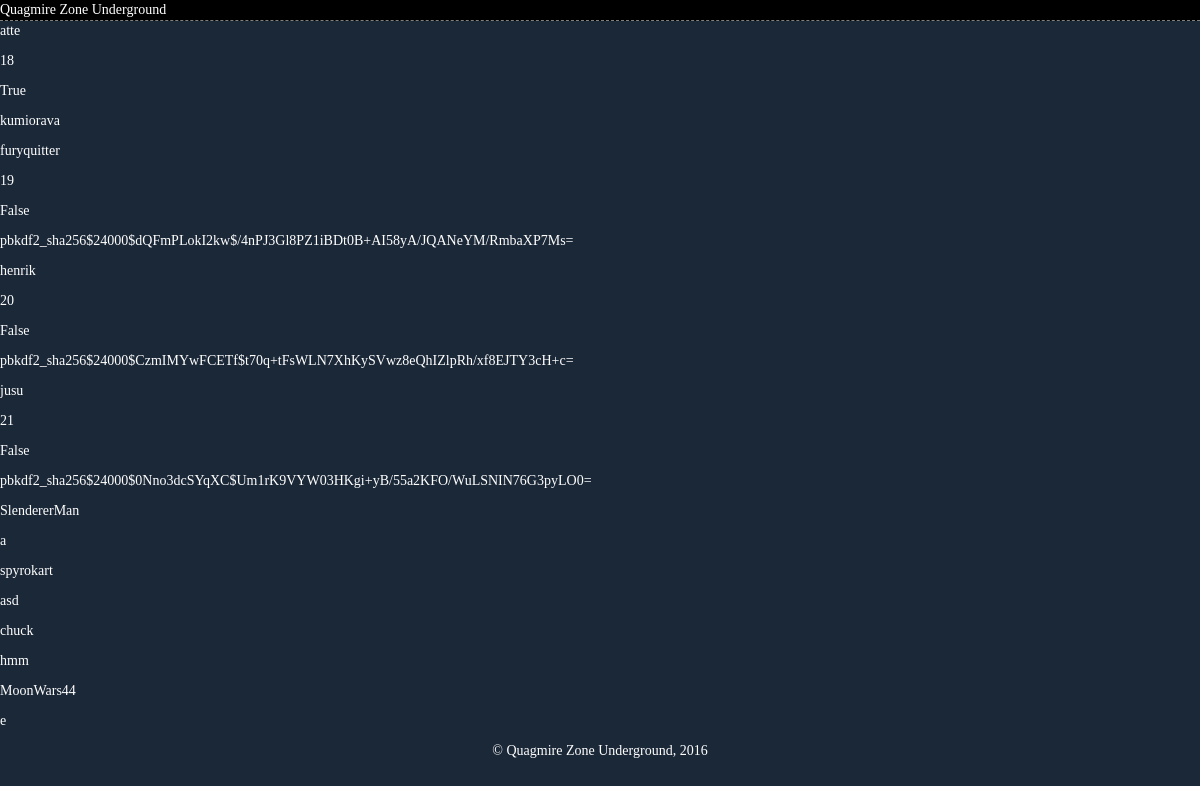
/test, run on the app's committed database.
### gamestore/models.py (models this page shows)
class UserExtension(models.Model):
    user = models.OneToOneField(
        User,
        on_delete=models.CASCADE,
        parent_link=False)
    isDeveloper = models.BooleanField(default=False)
    ownedGames = models.ManyToManyField('GamesOwned')

class Game(models.Model):
    name = models.CharField(max_length=80)
    URL = models.CharField(max_length=150, unique=True, validators=[URLAllowedChars])
    gameSource = models.URLField(max_length=300, unique=True)
    isPublic = models.BooleanField(default=False)
    genre = models.CharField(max_length=30, default=GENRE_UNSPECIFIED, choices=GAME_GENRES)
    description = models.TextField(blank=True) # TODO: Think about how to implement line feeds.
    image = models.URLField(blank=True)
    image2 = models.URLField(blank=True)
    developer = models.ForeignKey(
        User,
        on_delete=models.SET_NULL,
        null=True)
    price = models.DecimalField(max_digits=7, decimal_places=2, default=0)
    createDate = models.DateTimeField(auto_now_add=True, null=True)
    updateDate = models.DateTimeField(auto_now=True, null=True) # TODO: Not sure if works.

### gamestore/views.py (the view)
# urls.py: url(r'^test$', views.test)
def test(request):
	users = User.objects.all()
	games = Game.objects.all()
	return render(request, 'test.html', {'users': users, 'games': games})

### gamestore/templates/test.html (shortened to what this page needs)
{% load staticfiles %}
<html>
    <head>
        <link rel="stylesheet" href="https://maxcdn.bootstrapcdn.com/bootstrap/3.3.6/css/bootstrap.min.css">
        <link rel="stylesheet" type="text/css" href="{% static 'quagmire.css' %}">
    </head>
    <body>
        <header font-size="40px">
	        Quagmire Zone Underground
        </header>
        <div>
            {% for user in users %}
            <p> {{user}} </p>
            <p> {{user.id}} </p>
            <p> {{user.userextension.isDeveloper}} </p>
            <p> {{user.password}} </p>
            {% endfor %}
        </div>
        <div>
            {% for game in games %}
            <p> {{game.name}} </p>
            <p> {{game.URL}} </p>
            {% endfor %}
        </div>
        <footer>
	        &copy; Quagmire Zone Underground, 2016
        </footer>
    </body>
</html>

### gamestore/static/quagmire.css (style rules this page uses)
body { margin: 0; height: 100%; background: #1B2838; color: #FFFFFF; font-family: "Verdana"; }
header { width: 100%; background: #000000; border-bottom: 1px dashed gray; }
footer { width: 100%; text-align: center; margin: 6px 0; }

### data on the page
Game: name "SlendererMan", URL "a"
Game: name "spyrokart", URL "asd"
Game: name "chuck", URL "hmm"
Game: name "MoonWars44", URL "e"

### other printed values
{{ user }} "atte"
{{ user.id }} "18"
{{ user.userextension.isDeveloper }} "True"
{{ user.password }} "kumiorava"
{{ user }} "furyquitter"
{{ user.id }} "19"
{{ user.userextension.isDeveloper }} "False"
{{ user.password }} "pbkdf2_sha256$24000$dQFmPLokI2kw$/4nPJ3Gl8PZ1iBDt0B+AI58yA/JQANeYM/RmbaXP7Ms="
{{ user }} "henrik"
{{ user.id }} "20"
{{ user.password }} "pbkdf2_sha256$24000$CzmIMYwFCETf$t70q+tFsWLN7XhKySVwz8eQhIZlpRh/xf8EJTY3cH+c="
{{ user }} "jusu"
{{ user.id }} "21"
{{ user.password }} "pbkdf2_sha256$24000$0Nno3dcSYqXC$Um1rK9VYW03HKgi+yB/55a2KFO/WuLSNIN76G3pyLO0="
